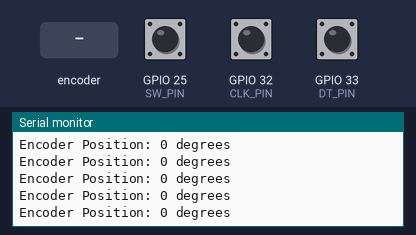
The sketch below on a simulated ESP32. Shown: the last lines printed to the serial monitor. Inputs (shaded band) come from the test bench; at power-on: GPIO 25 (SW_PIN) HIGH, GPIO 32 (CLK_PIN) HIGH, GPIO 33 (DT_PIN) HIGH.

Above: at 1.7 s.
1.8 s: GPIO 25 (SW_PIN) pulled LOW for 0.15 s
At 2.06 s:
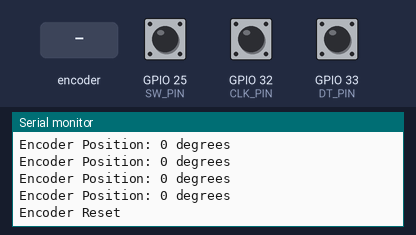
3.4 s: rotary encoder on GPIO 32 (CLK_PIN) / GPIO 33 (DT_PIN) turned 1 step (first pin leading)
At 3.66 s:
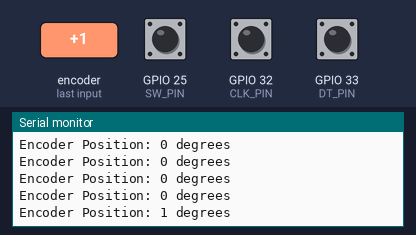
5.1 s: rotary encoder on GPIO 32 (CLK_PIN) / GPIO 33 (DT_PIN) turned 1 step (first pin leading)
At 5.46 s:
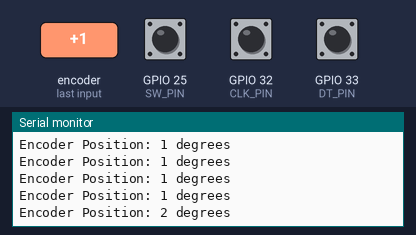
Timing chart, 0 to 8.1 s (numbered marks = the images above; inputs shaded):
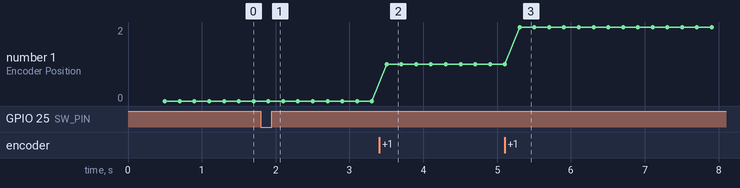

Measured:
- after the input at 1.8 s, the serial monitor: prints a new line after 0.10 s (image 1)
- after the input at 3.4 s, the serial monitor: prints a new line after 0.10 s (image 2)
- after the input at 5.1 s, the serial monitor: prints a new line after 0.20 s (image 3)
- plotted number 1: 0 → 1 after the input at 3.4 s, 1 → 2 after the input at 5.1 s

The sketch:

EncoderManager_Test.ino
```cpp
#include "src/EncoderManager/EncoderManager.h"

void setup() {
  Serial.begin(115200);
  delay(500);

  EncoderManager:: begin();

}

void loop() {
  int position = EncoderManager::getPosition();
  Serial.printf(
    "Encoder Position: %d degrees\n",
    position
  );
  if (EncoderManager::getButtonState()){
    EncoderManager::reset();
    Serial.println("Encoder Reset");
  }
  vTaskDelay(pdMS_TO_TICKS(200));
}
```

EncoderManager.cpp
```cpp
#include "EncoderManager.h"

namespace EncoderManager {

  static volatile uint8_t encoderState = 0;
  static volatile int8_t encoderCount = 0;

  static const int8_t encoderTable[16] = { 0, -1, 1, 0,
                                             1, 0, 0, -1,
                                            -1, 0, 0, 1,
                                             0, 1, -1, 0 };

  static constexpr uint8_t CLK_PIN = 32;
  static constexpr uint8_t DT_PIN = 33;
  static constexpr uint8_t SW_PIN = 25;

  static constexpr int MIN_POSITION = 0;
  static constexpr int MAX_POSITION = 180;

  static volatile int position = 0;
  static volatile bool buttonPressed = false;

  static  portMUX_TYPE encoderMUX = portMUX_INITIALIZER_UNLOCKED;

  static void IRAM_ATTR encoderISR() {
    uint8_t clk = digitalRead(CLK_PIN);
    uint8_t dt = digitalRead(DT_PIN);

    uint8_t currentState = (clk << 1) | dt;
    portENTER_CRITICAL_ISR(&encoderMUX);
    uint8_t index = (encoderState << 2) | currentState;
    encoderCount += encoderTable[index];
    encoderState = currentState;

    if (encoderCount >= 4){
      if (position < MAX_POSITION){
        position++;
      }
      encoderCount = 0;
    }
    else if (encoderCount <= -4) {
      if(position > MIN_POSITION){
        position--;
      }
      encoderCount = 0;
    }
  portEXIT_CRITICAL_ISR(&encoderMUX);
  }

  static void IRAM_ATTR buttonISR(){
    portENTER_CRITICAL_ISR(&encoderMUX);
    buttonPressed = true;
    portEXIT_CRITICAL_ISR(&encoderMUX);
  }

  void begin(){
    pinMode(CLK_PIN, INPUT_PULLUP);
    pinMode(DT_PIN, INPUT_PULLUP);
    pinMode(SW_PIN, INPUT_PULLUP);

    uint8_t clk = digitalRead(CLK_PIN);
    uint8_t dt = digitalRead(DT_PIN);

    uint8_t currentState = (clk << 1) | dt;
    encoderCount = 0;
    encoderState = currentState;

    attachInterrupt(
      digitalPinToInterrupt(CLK_PIN),
      encoderISR,
      CHANGE
    );

     attachInterrupt(
      digitalPinToInterrupt(DT_PIN),
      encoderISR,
      CHANGE
    );

    attachInterrupt(
      digitalPinToInterrupt(SW_PIN),
      buttonISR,
      FALLING
    );
    Serial.println("EncoderManager Inicializado!!!");
  }

  int getPosition(){
    int snapshot;
    portENTER_CRITICAL(&encoderMUX);
    snapshot = position;
    portEXIT_CRITICAL(&encoderMUX);
    return snapshot;
  }

  void setPosition(int newPosition){
    newPosition = constrain(
      newPosition,
      MIN_POSITION,
      MAX_POSITION
    );

    portENTER_CRITICAL(&encoderMUX);
    position = newPosition;
    portEXIT_CRITICAL(&encoderMUX);
  }

  bool getButtonState(){
    bool state;
    portENTER_CRITICAL(&encoderMUX);
    state = buttonPressed;
    buttonPressed = false;
    portEXIT_CRITICAL(&encoderMUX);
    return state;
  }

  void reset(){
    portENTER_CRITICAL(&encoderMUX);
    position = 0;
    portEXIT_CRITICAL(&encoderMUX);
  }
}
```

EncoderManager.h
```cpp
#ifndef ENCODER_MANAGER_H
#define ENCODER_MANAGER_H
#include <Arduino.h>

namespace EncoderManager{
  struct EncoderData {
    int position;
    bool buttonPressed;
  };

  void begin();
  int getPosition();
  void setPosition(int position);
  bool getButtonState();
  void reset();
}
#endif // !ENCODER_MANAGER
```
